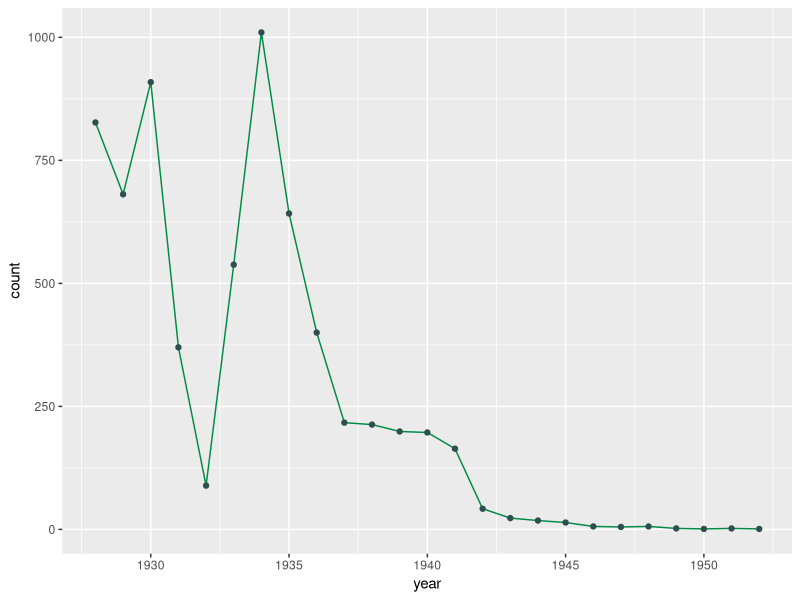

The R source for this figure:
## ---- chunk 1
library(tidyverse)
library(dslabs)
us_contagious_diseases %>% 
  filter(disease == "Smallpox", state == "Wisconsin") %>% 
  ggplot(aes(year, count)) + 
  geom_line(col = "springgreen4") + 
  geom_point(col = "darkslategrey")
## ---- chunk 2
library(knitr)
library(kableExtra)

research_funding_rates %>% 
  select(discipline, success_rates_men, success_rates_women) %>% 
  kable() %>% 
  kable_styling(stripe_color = "palegreen2",
                bootstrap_options = "striped")
## ---- chunk 3

research_funding_rates %>%   
  arrange(desc(applications_total)) %>% 
  select(discipline, success_rates_men, success_rates_women)  %>% 
  kable() %>% 
  kable_styling(stripe_color = "palegreen2",
                bootstrap_options = "striped")
## ---- chunk 4

research_funding_rates %>% 
  mutate(success_rate = awards_total / applications_total) %>% 
  select(discipline, success_rate) %>% 
  mutate(success_rate = success_rate %>% round(3)) %>% 
  arrange(desc(success_rate)) %>% 
  kable() %>% 
  kable_styling(stripe_color = "palegreen2",
                bootstrap_options = "striped")
## ---- chunk 5
polls_us_election_2016 %>% 
  group_by(grade) %>% 
  summarise(average_sample_size = mean(samplesize, na.rm = T) %>% round(0)) %>% 
  arrange(desc(grade)) %>% drop_na() %>% 
  kable() %>% 
  kable_styling(stripe_color = "palegreen2",
                bootstrap_options = "striped")

## ---- chunk 6
msleep %>% 
  drop_na() %>% 
  select(-c("genus", "vore", "order", "conservation", "brainwt", bodywt)) %>% 
  arrange(desc(sleep_total)) %>% 
  head(3) %>% 
  pivot_longer(cols = -name,
               names_to = "type_of_sleep", 
               values_to = "hours") %>% 
  mutate(hours = hours %>% signif(2)) %>% 
  kable() %>% 
  kable_styling(stripe_color = "palegreen2",
                bootstrap_options = "striped")
